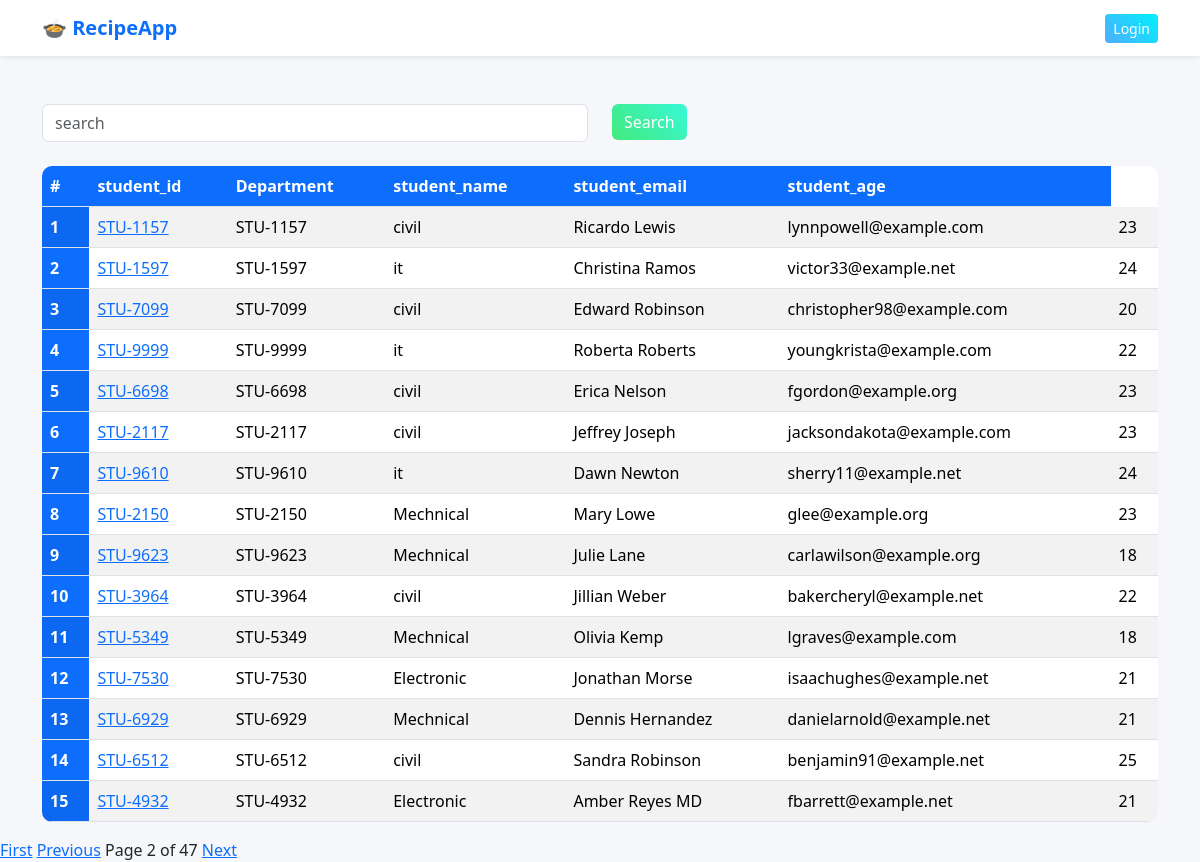
Screenshot of /students/?page=2 with the database file from the repository.
### vege/models.py (models this page shows, shortened)
class Student(models.Model):
    department=models.ForeignKey(
        Department,
        related_name="students",
        on_delete=models.CASCADE )
    student_id=models.CharField(max_length=100)
    student_name=models.CharField(max_length=100)
    student_email=models.EmailField()
    student_age=models.IntegerField(default=18)
    student_address=models.TextField()
    is_deleted=models.BooleanField(default=False)
    objects=StudentManager()
    admin_objects=models.Manager()

class Department(models.Model):
    department=models.CharField(max_length=100)
    class Meta:
        ordering=['department']

### vege/views.py (the view, shortened to what this page needs)
# urls.py: path('students/', get_students, name="successs_page"),
def get_students(request):
    queryset=Student.objects.all()
    paginator = Paginator(queryset,15)
    page_number = request.GET.get('page')  # URL se page number
    if page_number is None:
        page_number=1
    page_obj = paginator.get_page(page_number)
    return render(request,'report/students.html', {'page_obj':page_obj})

### vege/models.py (called while the page is built)
    def get_queryset(self):
        return super().get_queryset().filter(is_deleted=False)

### vege/templates/report/students.html
{% extends "base.html" %}
{% block start %}
<div class="container mt-5">
   <form class="mb-4">
    <div class="row">
    <div class="col-md-6">
        <input class="form-control" name="search" placeholder="search">
    </div>
    <div class="col-md-6">
        <button class="btn btn-success">Search</button>
    </div>
    </div>
    </form>
<table class="table table-striped">
  <thead>
    <tr>
      <th scope="col">#</th>
      <th scope="col">student_id</th>
      <th scope="col">Department</th>
      <th scope="col">student_name</th>
      <th scope="col">student_email</th>
      <th scope="col">student_age</th>
    </tr>
  </thead>
  <tbody>
    {% for student in page_obj %}
    <tr>
      <th scope="row">{{ forloop.counter }}</th>
      <td>
       <a href="{% url 'see_marks' student.student_id %}">
         {{student.student_id}}
       </a>
      </td>
      <td>{{student.student_id}}</td>
      <td>{{student.department.department}}</td>
      <td>{{student.student_name}}</td>
      <td>{{student.student_email}}</td>
      <td>{{student.student_age}}</td>
    </tr>
 {% endfor %}
 </tbody>
 </table>
</div>
<div class="mt-3">
    {% if page_obj.has_previous %}
        <a href="?page=1">First</a>
        <a href="?page={{ page_obj.previous_page_number }}">Previous</a>
    {% endif %}
    <span>
        Page {{ page_obj.number }} of {{ page_obj.paginator.num_pages }}
    </span>
    {% if page_obj.has_next %}
        <a href="?page={{ page_obj.next_page_number }}">Next</a>
    {% endif %}
</div>
{% endblock %}

### vege/static/css/style.css (style rules this page uses)
body { background-color: pink; }
body { background-color: #f5f7fb; font-family: 'Segoe UI', sans-serif; }
.btn-success { background: linear-gradient(45deg, #43e97b, #38f9d7); border: none; }
.table { background: white; border-radius: 10px; overflow: hidden; }
.table th { background-color: #0d6efd; color: white; }

### rows the page displays
Student: student_id "STU-1157", department.department "civil", student_name "Ricardo Lewis", student_email "lynnpowell@example.com", student_age "23"
Student: student_id "STU-1597", department.department "it", student_name "Christina Ramos", student_email "victor33@example.net", student_age "24"
Student: student_id "STU-7099", department.department "civil", student_name "Edward Robinson", student_email "christopher98@example.com", student_age "20"
Student: student_id "STU-9999", department.department "it", student_name "Roberta Roberts", student_email "youngkrista@example.com", student_age "22"
Student: student_id "STU-6698", department.department "civil", student_name "Erica Nelson", student_email "fgordon@example.org", student_age "23"
Student: student_id "STU-2117", department.department "civil", student_name "Jeffrey Joseph", student_email "jacksondakota@example.com", student_age "23"
Student: student_id "STU-9610", department.department "it", student_name "Dawn Newton", student_email "sherry11@example.net", student_age "24"
Student: student_id "STU-2150", department.department "Mechnical", student_name "Mary Lowe", student_email "glee@example.org", student_age "23"
Student: student_id "STU-9623", department.department "Mechnical", student_name "Julie Lane", student_email "carlawilson@example.org", student_age "18"
Student: student_id "STU-3964", department.department "civil", student_name "Jillian Weber", student_email "bakercheryl@example.net", student_age "22"
Student: student_id "STU-5349", department.department "Mechnical", student_name "Olivia Kemp", student_email "lgraves@example.com", student_age "18"
Student: student_id "STU-7530", department.department "Electronic", student_name "Jonathan Morse", student_email "isaachughes@example.net", student_age "21"
Student: student_id "STU-6929", department.department "Mechnical", student_name "Dennis Hernandez", student_email "danielarnold@example.net", student_age "21"
Student: student_id "STU-6512", department.department "civil", student_name "Sandra Robinson", student_email "benjamin91@example.net", student_age "25"
Student: student_id "STU-4932", department.department "Electronic", student_name "Amber Reyes MD", student_email "fbarrett@example.net", student_age "21"

### other values shown
{{ page_obj.number }} "2"
{{ page_obj.paginator.num_pages }} "47"
